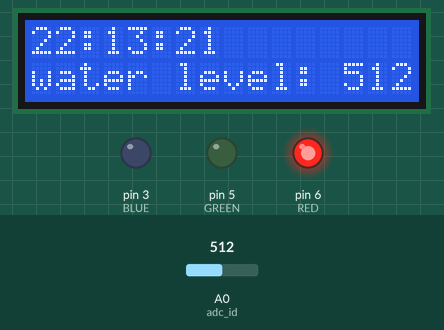
Recording of a sketch running on a simulated Arduino Uno, built with avr-gcc and run on an emulated ATmega328P. On the bench: 16×2 character LCD, output pins drawn as LEDs (lit = HIGH). Inputs (shaded band) come from the test bench; at power-on: A0 (adc_id) = 512. The local clock reads 2024-03-15 10:24:30 at power-on unless the sketch sets it; what the sketch prints to the serial monitor is not drawn.

Above: at 1.2 s.
1.3 s: A0 (adc_id) set to 183
At 2.4 s:
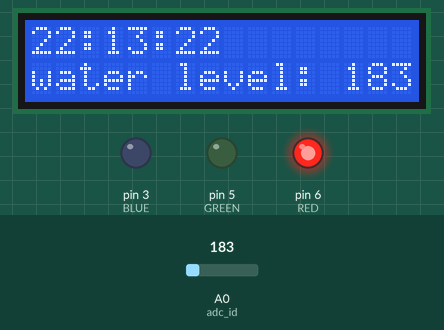
2.8 s: A0 (adc_id) set to 154
At 3.8 s:
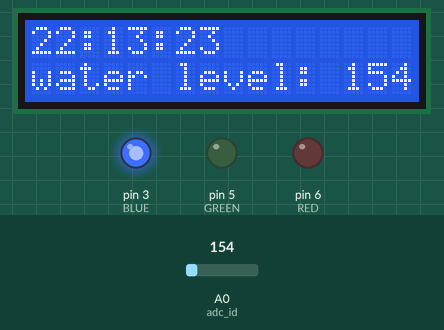
5.8 s: A0 (adc_id) set to 66
At 6.7 s:
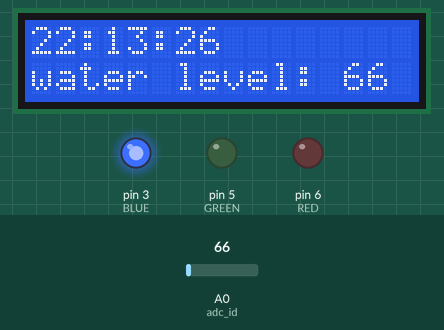
7.3 s: A0 (adc_id) set to 55
At 8.3 s:
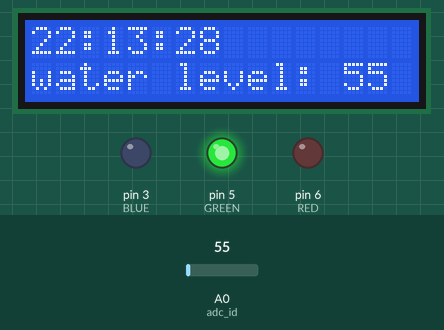
Timing chart, 0 to 10.3 s (numbered marks = the images above; inputs shaded):
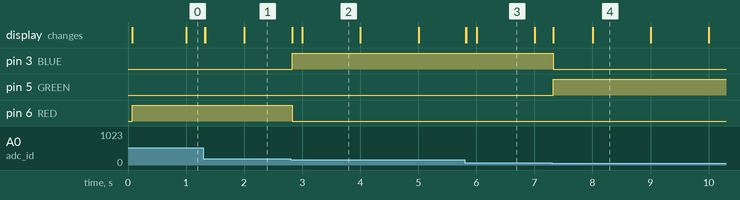

Measured:
- the behaviour switches between 171 and 170 on A0 (adc_id) (found by bisection; images 1 and 2)
- the behaviour switches between 61 and 60 on A0 (adc_id) (found by bisection; images 3 and 4)
- after the input at 1.3 s, the display: first changes at once (image 1 shows a later state)
- after the input at 2.8 s, pin 3 (BLUE): LOW → HIGH at once; pin 6 (RED): HIGH → LOW at once
- after the input at 7.3 s, pin 3 (BLUE): HIGH → LOW at once; pin 5 (GREEN): LOW → HIGH at once
- what the display in image 2 shows lasts 1.0 s, from 3.0 s to 4.0 s

The sketch:

ClockLEDWater.ino
```cpp
//www.elegoo.com
//2018.10.24
#include <Wire.h>
#include <DS3231.h>

// include the library code:
#include <LiquidCrystal.h>

// initialize the library with the numbers of the interface pins
LiquidCrystal lcd(7, 8, 9, 10, 11, 12);
int adc_id = 0;
int HistoryValue = 0;
char printBuffer[128];
DS3231 clock;
RTCDateTime dt;
#define BLUE 3
#define GREEN 5
#define RED 6

void setup()
{
  pinMode(RED, OUTPUT);
  pinMode(GREEN, OUTPUT);
  pinMode(BLUE, OUTPUT);
  digitalWrite(RED, LOW);
  digitalWrite(GREEN, LOW);
  digitalWrite(BLUE, LOW);
  Serial.begin(9600);

  Serial.println("Initialize RTC module");
  // Initialize DS3231
  clock.begin();


  // Manual (YYYY, MM, DD, HH, II, SS
  // clock.setDateTime(2016, 12, 9, 11, 46, 00);

  // Send sketch compiling time to Arduino
  clock.setDateTime(__DATE__, __TIME__);
  /*
  Tips:This command will be executed every time when Arduino restarts.
       Comment this line out to store the memory of DS3231 module
  */
  lcd.begin(16, 2);
  // Print a message to the LCD.
  //lcd.print("Hello, World!");
}

void loop()
{
  dt = clock.getDateTime();

  // For leading zero look to DS3231_dateformat example

//  Serial.print("Raw data: ");
//  Serial.print(dt.year);   Serial.print("-");
//  Serial.print(dt.month);  Serial.print("-");
//  Serial.print(dt.day);    Serial.print(" ");
//  Serial.print(dt.hour);   Serial.print(":");
//  Serial.print(dt.minute); Serial.print(":");
  Serial.print(dt.second); Serial.println("");
  String mtime= String(dt.hour)+":"+String(dt.minute)+":"+String(dt.second);
  lcd.setCursor(0, 0);
  lcd.print(mtime);
   int value = analogRead(adc_id); // get adc value

    if(((HistoryValue>=value) && ((HistoryValue - value) > 10)) || ((HistoryValue<value) && ((value - HistoryValue) > 10)))
    {
      sprintf(printBuffer,"ADC%d level is %d\n",adc_id, value);
      Serial.print(printBuffer);
      HistoryValue = value;
      String sentence= "water level: "+String(value);
      lcd.clear();
       lcd.setCursor(0, 1);
       lcd.print(sentence);

    }
   if (value <= 60){
        digitalWrite(RED, LOW);

        digitalWrite(BLUE, LOW);
        analogWrite(GREEN, 255);
        }
        if (value > 60 && value <= 170){
          digitalWrite(RED, LOW);
          digitalWrite(GREEN, LOW);

        analogWrite(BLUE, 255);
        }
        if (value > 170 ){

        digitalWrite(GREEN, LOW);
        digitalWrite(BLUE, LOW);
        analogWrite(RED, 255);
        }


//  delay(1000);
}
```
